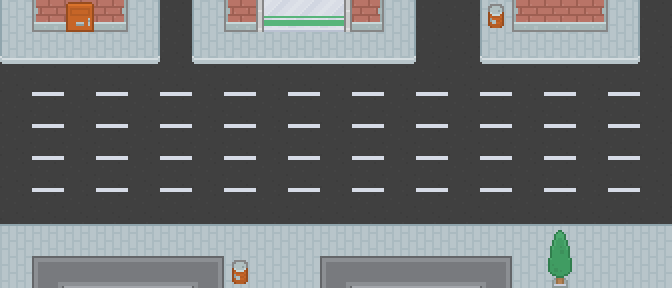

This is a level from a 2D game, rendered from its Tiled map with the project's own tilesets. A one-line summary and the complete map file follow:
An orthogonal 21x9 tile map with 32x32 px tiles, 2 tile layers (Calque 1, Calque 2) and 6 objects (5x Wall, Bonus).

<map version="1.2" tiledversion="1.3.2" orientation="orthogonal" renderorder="right-down" compressionlevel="-1" width="21" height="9" tilewidth="32" tileheight="32" infinite="0" nextlayerid="4" nextobjectid="7">
 <tileset firstgid="1" name="roguelike-city-transparent" tilewidth="32" tileheight="32" spacing="2" tilecount="1036" columns="37">
  <image source="roguelike-city-transparent.png" width="1256" height="950" />
 </tileset>
 <layer id="1" name="Calque 1" width="21" height="9">
  <data encoding="csv">
747,298,299,300,749,715,747,298,909,910,911,300,749,715,715,747,298,299,300,749,715,
821,822,822,822,823,715,821,822,822,822,822,822,823,715,715,821,822,822,822,823,715,
715,832,715,832,715,832,715,832,715,832,715,832,715,832,715,832,715,832,715,832,715,
715,832,715,832,715,832,715,832,715,832,715,832,715,832,715,832,715,832,715,832,715,
715,832,715,832,715,832,715,832,715,832,715,832,715,832,715,832,715,832,715,832,715,
715,832,715,832,715,832,715,832,715,832,715,832,715,832,715,832,715,832,715,832,715,
715,715,715,715,715,715,715,715,715,715,715,715,715,715,715,715,715,715,715,715,715,
711,711,711,711,711,711,711,711,711,711,711,711,711,711,711,711,711,711,711,711,711,
748,87,85,85,85,85,88,748,748,748,87,85,85,85,85,88,748,748,748,748,748
</data>
 </layer>
 <layer id="2" name="Calque 2" width="21" height="9">
  <data encoding="csv">
0,0,1026,0,0,0,0,0,0,0,0,0,0,0,0,146,0,0,0,0,0,
0,0,0,0,0,0,0,0,0,0,0,0,0,0,0,0,0,0,0,0,0,
0,0,0,0,0,0,0,0,0,0,0,0,0,0,0,0,0,0,0,0,0,
0,0,0,0,0,0,0,0,0,0,0,0,0,0,0,0,0,0,0,0,0,
0,0,0,0,0,0,0,0,0,0,0,0,0,0,0,0,0,0,0,0,0,
0,0,0,0,0,0,0,0,0,0,0,0,0,0,0,0,0,0,0,0,0,
0,0,0,0,0,0,0,0,0,0,0,0,0,0,0,0,0,0,0,0,0,
0,0,0,0,0,0,0,0,0,0,0,0,0,0,0,0,0,404,0,0,0,
0,0,0,0,0,0,0,146,0,0,0,0,0,0,0,0,0,478,0,0,0
</data>
 </layer>
 <objectgroup id="3" name="Triggers">
  <object id="1" type="Wall" x="496" y="79.3333">
   <point />
  </object>
  <object id="2" type="Wall" x="464" y="113.333">
   <point />
  </object>
  <object id="3" type="Wall" x="399.333" y="143.333">
   <point />
  </object>
  <object id="4" type="Wall" x="335.333" y="180">
   <point />
  </object>
  <object id="5" type="Wall" x="303.333" y="219.333">
   <point />
  </object>
  <object id="6" type="Bonus" x="240" y="122">
   <point />
  </object>
 </objectgroup>
</map>